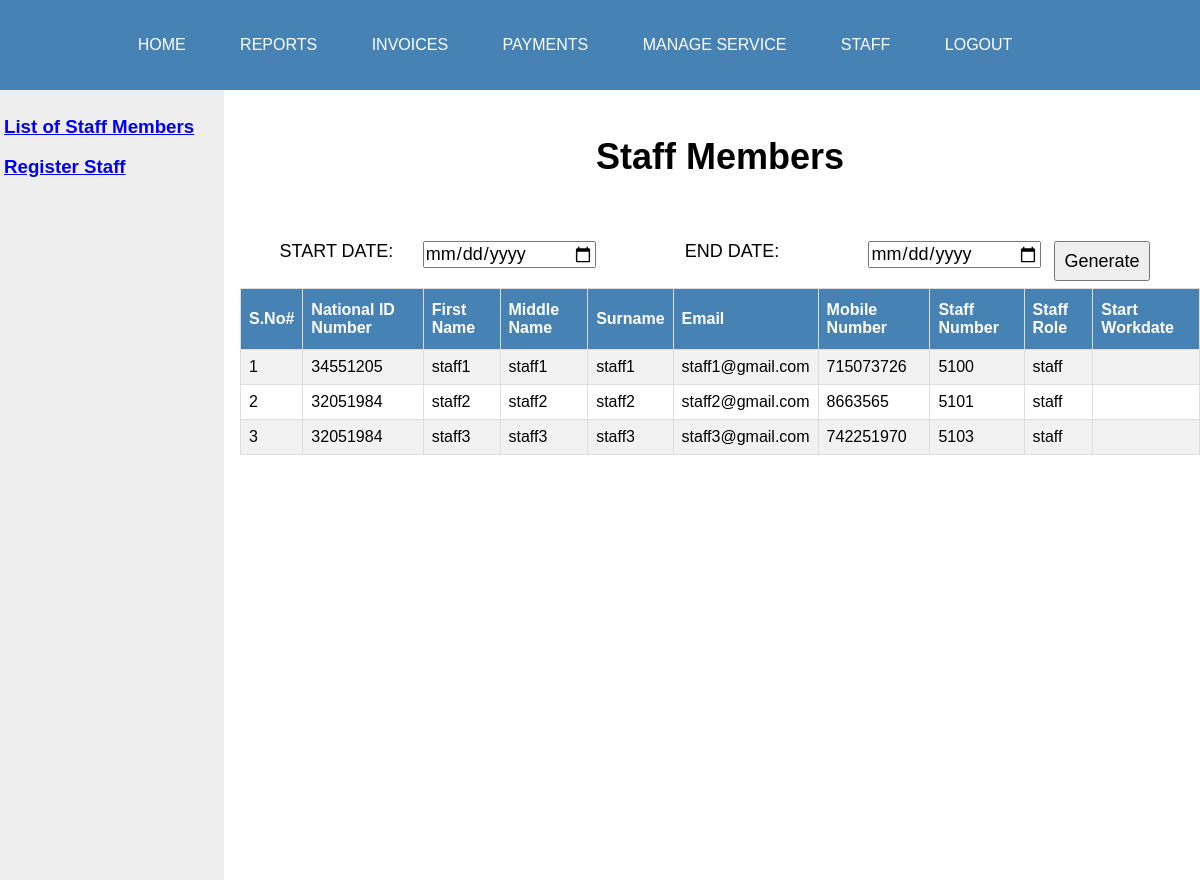
The page /admin/dashboard.admin.staff.php (signed in) on the database its author committed.
### tables this page shows
CREATE TABLE `staff` (
  `id` int(11) NOT NULL,
  `id_number` int(11) NOT NULL,
  `first_name` varchar(100) NOT NULL,
  `middle_name` varchar(100) NOT NULL,
  `surname` varchar(100) NOT NULL,
  `email` varchar(255) NOT NULL,
  `mobile_number` int(11) NOT NULL,
  `staff_number` int(11) NOT NULL,
  `staffpassword` varchar(100) NOT NULL,
  `staffrole` varchar(100) NOT NULL
);

### admin/dashboard.admin.staff.php (the view, shortened to what this page needs)
 <html>
<head>
    <link rel="stylesheet"  href="dashboard.admin.css">
</head>
<body>
<?php include "menu.admin.php";?>
    <div class="side_menu">
        <h3><a href="dashboard.admin.staff.php">List of Staff Members </a></h3> <br>
        <h3><a href="dashboard.admin.staff.create.php">Register Staff </a></h3> <br>
</div>
<div class="main_dashboard">
        <div class="container">
	<h1> Staff Members </h1> <br>
<form name = "RegisterForm" action="dashboard.admin.staff.date.php" method="POST" onsubmit="return Validate()"><br><br>
        <div class="tarehe"  style="width: 18%; float:left; margin-left:10px; font-size:18px">
                  START DATE:
     </div>
     <input name="startdate" id="StartDate" type="date" style="width: 18%; float:left; font-size:18px">
     <div class="tarehe"  style="width: 18%; float:left; margin-left:50px; font-size:18px">
    END DATE:
     </div>
     <input name="enddate" id="EndDate" type="date" style="width: 18%; float:left; margin-left:50px; font-size:18px;
     margin-bottom:20px;">
  <button type="submit" name="admin_staff_date" style="width: 10%; height:5%; font-size:18px;float:right;
  margin-right:50px;">
                            Generate
                        </button> <br>
            </div>
            <br>
<table  id="customers">
                        <tr>
                        <th>S.No#</th>
                        <th>National ID Number</th>
                        <th> First Name</th>
                        <th> Middle Name</th>
                        <th> Surname</th>
                        <th>Email</th>
                        <th>Mobile Number</th>
                        <th>Staff Number</th>
                        <th> Staff Role</th>
                        <th>Start Workdate </th>
                        </tr>
                       <?php include('../include/connection.inc.php');
                       $query = "SELECT * FROM staff ";
                       $qry = mysqli_query($conn, $query) or die(mysqli_error($conn));
                       $i = 0;
                       while($row=mysqli_fetch_assoc($qry))
                       {
                       ?>
                        <tr>
                        <td><?php echo $i =$i+1;?></td>
                        <td><?php echo $row['id_number'];?></td>
                        <td><?php echo $row['first_name'];?></td>
                        <td><?php echo $row['middle_name'];?></td>
                        <td><?php echo $row['surname'];?></td>
                        <td><?php echo $row['email'];?></td>
                        <td><?php echo $row['mobile_number'];?> </td>
                        <td><?php echo $row['staff_number'];?> </td>
                        <td><?php echo $row['staffrole'];?> </td>
                        <td><?php echo $row['start_work_date'];?> </td>
                        </tr>
                        <?php
                       }
                        ?>
                </table>
</div>
</body>
</html>

### admin/dashboard.admin.css (style rules this page uses)
* { margin: 0; padding: 0; font-family: sans-serif; }
#customers { font-family: Arial, Helvetica, sans-serif; border-collapse: collapse; width: 100%; }
#customers td, #customers th { border: 1px solid #ddd; padding: 8px; }
#customers tr:nth-child(even) { background-color: #f2f2f2; }
#customers th { padding-top: 12px; padding-bottom: 12px; text-align: left; background-color: #4682b4; color: white; }
.side_menu { float: left; width: 18%; background-color: #eee; min-height: 760px; max-height: 150vh; padding: 26px 4px 4px 4px; }
.main_dashboard { float:right; width:80%; padding: 26px 0px 0px 10px; }

### admin/dashboard.admin.staff.php (style rules this page uses)
.container { margin-top: 20px; font-size:18px; text-align:center; ; }

### rows shown on the page
staff: id_number "34551205", first_name "staff1", middle_name "staff1", surname "staff1", email "staff1@gmail.com", mobile_number "715073726", staff_number "5100", staffrole "staff"
staff: i "2", id_number "32051984", first_name "staff2", middle_name "staff2", surname "staff2", email "staff2@gmail.com", mobile_number "8663565", staff_number "5101", staffrole "staff"
staff: i "3", id_number "32051984", first_name "staff3", middle_name "staff3", surname "staff3", email "staff3@gmail.com", mobile_number "742251970", staff_number "5103", staffrole "staff"
